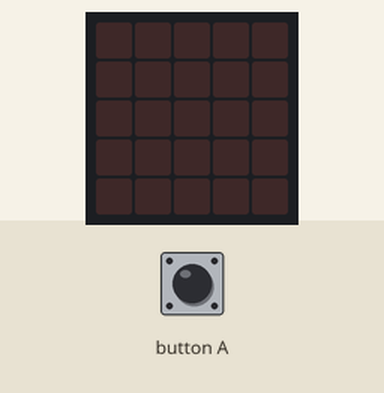
Bench run of a program on a simulated BBC micro:bit (MakeCode). Shown: the board's 5×5 LED display. Inputs (shaded band) come from the test bench. Random numbers come from a fixed seed.

Above: at 1.2 s.
1.3 s: button A pressed for 0.15 s
At 4.1 s:
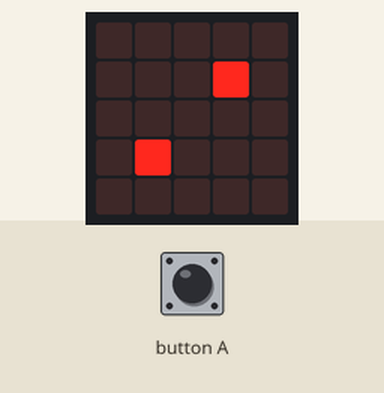
4.4 s: button A pressed for 0.15 s
At 6.7 s:
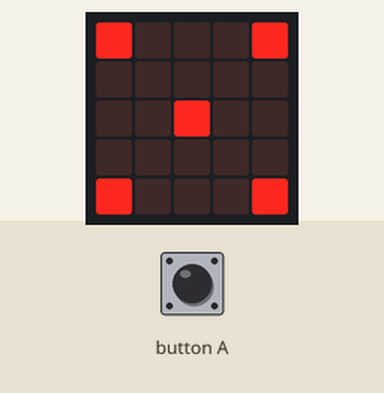
7.5 s: button A pressed for 0.15 s
At 10.1 s:
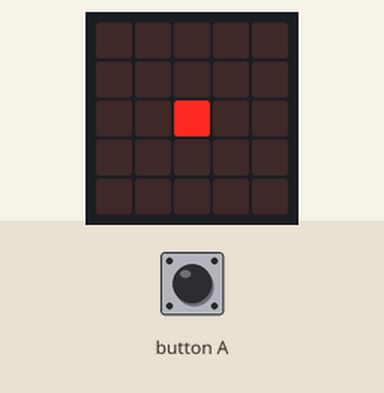
10.6 s: button A pressed for 0.15 s
At 13.4 s:
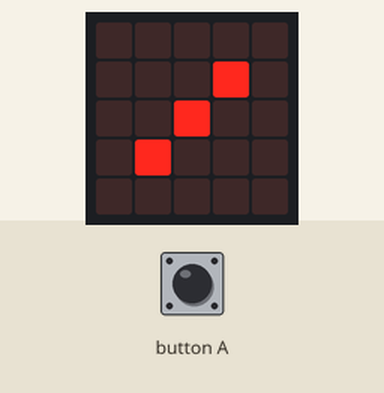
13.7 s: button A pressed 2 times (0.12 s each, 0.3 s apart)
At 18.0 s:
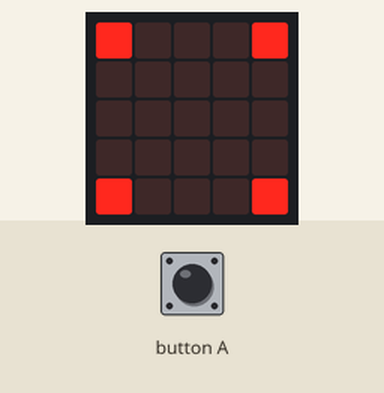
Timing chart, 0 to 18.3 s (numbered marks = the images above; inputs shaded):
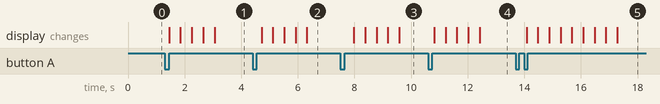

The program:

microbit.py
```python
nombre = 0
def dé_qui_roule():
    global nombre
    nombre = 0
    basic.show_leds("""
        # . . . .
        . # . . .
        . . # . .
        . . . # .
        . . . . #
        """)
    basic.show_leds("""
        . . # . .
        . . # . .
        . . # . .
        . . # . .
        . . # . .
        """)
    basic.show_leds("""
        . . . . #
        . . . # .
        . . # . .
        . # . . .
        # . . . .
        """)
    basic.show_leds("""
        . . . . .
        . . . . .
        # # # # #
        . . . . .
        . . . . .
        """)
    nombre += randint(1, 6)

def on_button_pressed_a():
    dé_qui_roule()
input.on_button_pressed(Button.A, on_button_pressed_a)

def on_forever():
    if nombre == 1:
        basic.show_leds("""
            . . . . .
            . . . . .
            . . # . .
            . . . . .
            . . . . .
            """)
    elif nombre == 2:
        basic.show_leds("""
            . . . . .
            . . . # .
            . . . . .
            . # . . .
            . . . . .
            """)
    elif nombre == 3:
        basic.show_leds("""
            . . . . .
            . . . # .
            . . # . .
            . # . . .
            . . . . .
            """)
    elif nombre == 4:
        basic.show_leds("""
            # . . . #
            . . . . .
            . . . . .
            . . . . .
            # . . . #
            """)
    elif nombre == 5:
        basic.show_leds("""
            # . . . #
            . . . . .
            . . # . .
            . . . . .
            # . . . #
            """)
    elif nombre == 6:
        basic.show_leds("""
            # . . . #
            . . . . .
            # . . . #
            . . . . .
            # . . . #
            """)
basic.forever(on_forever)
```

Measured:
- after the input at 1.3 s, the display: first changes after 0.15 s (image 1 shows a later state)
- after the input at 4.4 s, the display: first changes after 0.32 s (image 2 shows a later state)
- after the input at 7.5 s, the display: first changes after 0.48 s (image 3 shows a later state)
- after the input at 10.6 s, the display: first changes after 0.22 s (image 4 shows a later state)
- after the input at 13.7 s, the display: first changes after 0.38 s (image 5 shows a later state)
